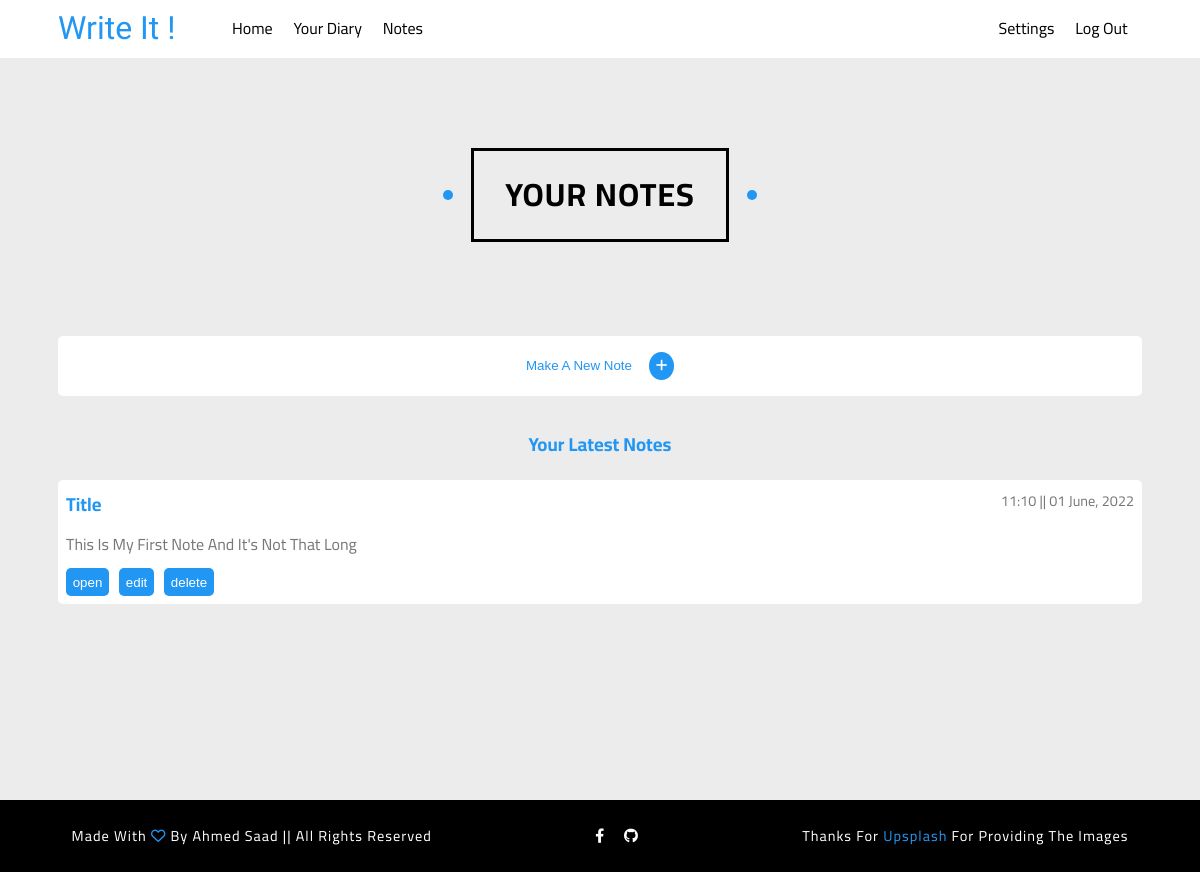
/notes (signed in), run on the app's committed database.
### tables this page shows
CREATE TABLE notes (
note_id INTEGER PRIMARY KEY AUTOINCREMENT,
user_id INTEGER,
title TEXT,
note TEXT NOT NULL,
date TEXT NOT NULL,
time TEXT NOT NULL
);

### app.py (the view, shortened to what this page needs)
@app.route("/notes", methods=["GET", "POST"])
def notes():
    if request.method == "GET":
        if session.get("user_id")  == None:
            return redirect("/")
        user_id = session["user_id"]
        user_notes = db.execute(
            "SELECT * FROM notes WHERE user_id = ?", user_id)
        return render_template("notes.html", user_notes=user_notes)

### templates/notes.html (shortened to what this page needs)
{%extends "layout.html"%}
{%block main%}
<main class="notes-main">
  <div class="container">
    <h2 class="sec-header">your notes</h2>
    <div class="main-details">
      <div class="new">
        <button class="new-note-btn">
          make a new note
          <span><i class="fa-solid fa-plus"></i></span>
        </button>
      </div>
      <div class="latest-notes">
        {%if user_notes%}
        <h3>your latest notes</h3>
        <div class="notes-cont">
          {%for note in user_notes|reverse%}
          <div class="note">
            <div class="title-date">
              <h3 class="title">{{note["title"]}}</h3>
              <span class="date">{{note["time"]}} || {{note["date"]}}</span>
            </div>
            <p class="note-text">
              {{note["note"]}}
            </p>
            <button class="open-note">open</button>
            <button class="edit-note">edit</button>
            <button class="delete-note">delete</button>
          </div>
          {%endfor%}
        </div>
        {%else%}
        <h3>you have no notes yet</h3>
        <img src="../static/images/megamenu.png" class="fill-img">
        {%endif%}
      </div>
    </div>
  </div>
</main>
{%endblock%}

### static/css/components.css (style rules this page uses)
.container { margin: auto; padding: 0 .5em; }
@media (min-width: 800px) { .container { width: 90%; } }
@media (min-width: 1200px) { .container { width: 1100px; } }
h3:not(.delete-header) { text-align: center; margin-bottom: 1em; color: var(--main-color) }
.sec-header { padding: 0.5em 1em; outline: 2px solid black; outline-offset: -1px; font-weight: 700; letter-spacing: .5px; font-size: 1.5rem; position: relative; width: max-content; margin: 0 auto 3em; text-transform: uppercase; transition-duration: 0.8s; z-index: 3; user-select: none; }
.sec-header::before, .sec-header::after { content: ""; position: absolute; border-radius: 50%; width: 10px; height: 10px; background-color: #2196f3; top: 50%; transform: translateY(-50%); -webkit-transform: translateY(-50%); -moz-transform: translateY(-50%); -ms-transform: translateY(-50%); -o-transform: translateY(-50%); }
.sec-header::before { right: -30px; }
.sec-header::after { left: -30px; }
@media (min-width: 800px) { .sec-header { font-size: 2rem; outline-width: 3px; letter-spacing: 1px; } }

### static/css/main.css (style rules this page uses)
html { scroll-behavior: smooth; }
:root { --main-color: #2196f3; --alt-color: #1787e0; --sec-bg-color: #ececec; --gray-color: rgb(119, 119, 119); --borders: #b9b9b9; --overlay: #ff007b26; }
*, *::before, *::after { margin: 0; padding: 0; box-sizing: border-box; }
input, button { border: none; outline: none; }
body { text-transform: capitalize; font-family: 'Cairo', sans-serif; line-height: 1.8; }
i, a, button, input[type="submit"] { cursor: pointer; }
main { min-height: 100vh; }
main:not(.index-main) { background-color: var(--sec-bg-color); padding-top: 150px; padding-bottom: 100px; }
:is(.notes-main, .diary-main) .main-details .new { background-color: white; padding: 1em; border-radius: 5px; -webkit-border-radius: 5px; -moz-border-radius: 5px; -ms-border-radius: 5px; -o-border-radius: 5px; margin-bottom: 2em; }
:is(.notes-main, .diary-main) .main-details .new button:not(.close-modal) { display: block; margin: 0 auto; width: max-content; padding: .5em; background-color: transparent; text-transform: capitalize; color: var(--main-color); }
:is(.notes-main, .diary-main) .main-details .new button span { padding: .5em; border-radius: 50%; -webkit-border-radius: 50%; -moz-border-radius: 50%; -ms-border-radius: 50%; -o-border-radius: 50%; background-color: var(--main-color); margin-left: 1em; }
:is(.notes-main, .diary-main) .main-details .new button i { color: white; }
:is(.latest-notes, .latest-diary) :is(.notes-cont, .diary-cont) { display: flex; flex-direction: column; gap: 1em; }
:is(.latest-notes, .latest-diary) :is(.notes-cont, .diary-cont) :is(.note, .diary) { background-color: white; border-radius: 5px; -webkit-border-radius: 5px; -moz-border-radius: 5px; -ms-border-radius: 5px; -o-border-radius: 5px; padding: .5em; position: relative; }
:is(.latest-notes, .latest-diary) :is(.notes-cont, .diary-cont) :is(.note, .diary) .title-date { display: flex; justify-content: space-between; }
:is(.notes-main, .diary-main) .main-details h3.title { margin-bottom: 0; }
.main-details :is(.latest-notes, .latest-diary) .title-date span:last-child { margin-left: auto; font-size: .9rem; color: var(--gray-color); }
:is(.latest-notes, .latest-diary) :is(.note, .diary) p { height: fit-content; text-overflow: ellipsis; overflow: hidden; white-space: nowrap; margin: .5em 0; transition-duration: .3s; color: var(--gray-color); }
:is(.notes-main, .diary-main) .main-details button:not(.close-modal) { padding: .5em; background-color: var(--main-color); color: white; border-radius: 5px; -webkit-border-radius: 5px; -moz-border-radius: 5px; -ms-border-radius: 5px; -o-border-radius: 5px; margin-right: .5em; }

### data on the page
notes: title "Title", time "11:10", date "01 June, 2022", note "This Is My First Note And It's Not That Long"
